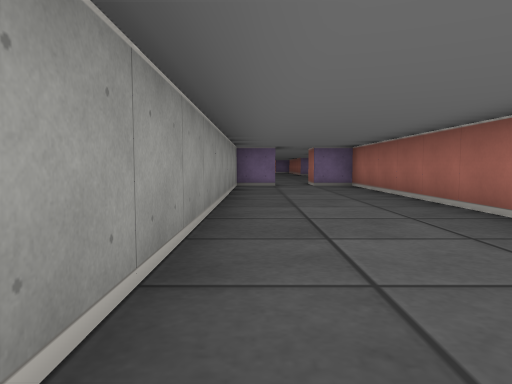
view 1 (above)

24 first-person views from a walk through a cub3D maze. The camera is about half as high as the walls, tilts 4° down and sees 70° across. The floor is counted in squares. Each view is taken from the middle of a square. On the plan, view 1 faces up. The plan holds only what a view shows up to about 9 squares ahead; the rest is blank.

view 2
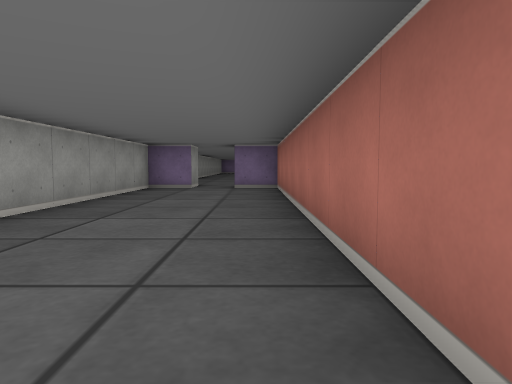

view 3
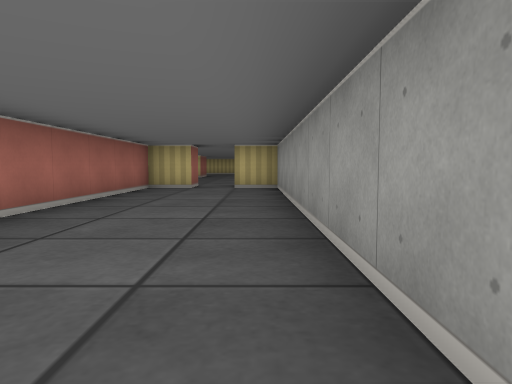

view 4
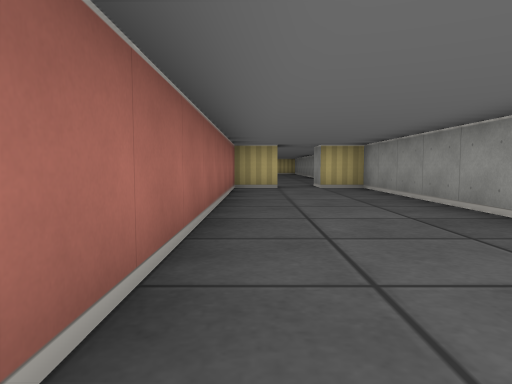

view 5
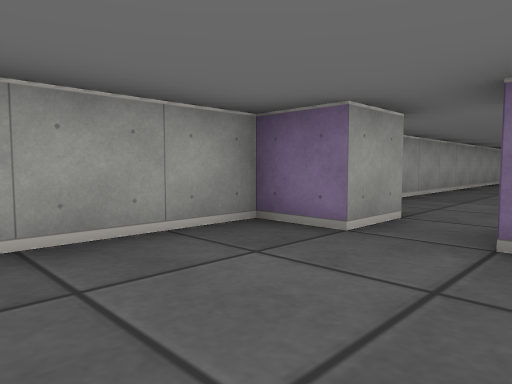

view 6
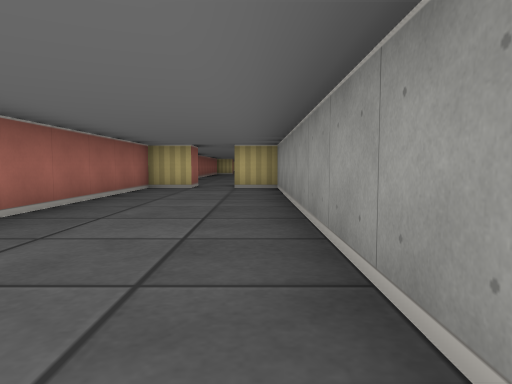

view 7
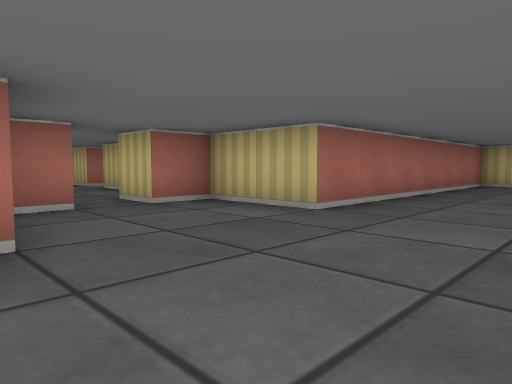

view 8
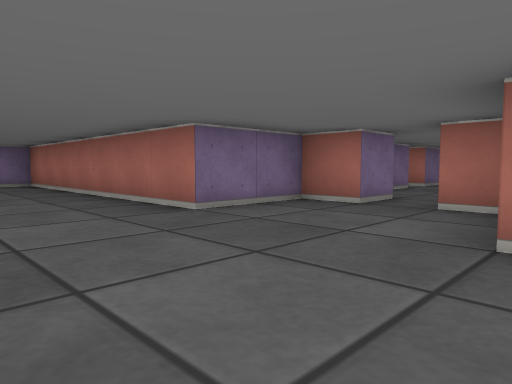

view 9
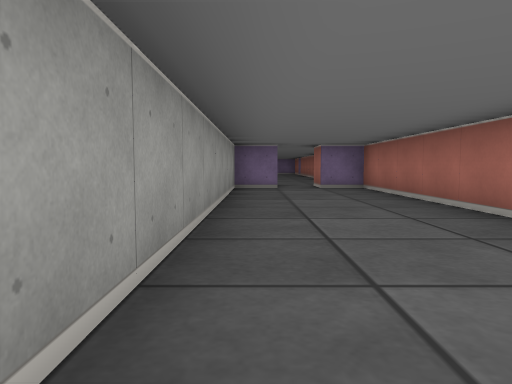

view 10
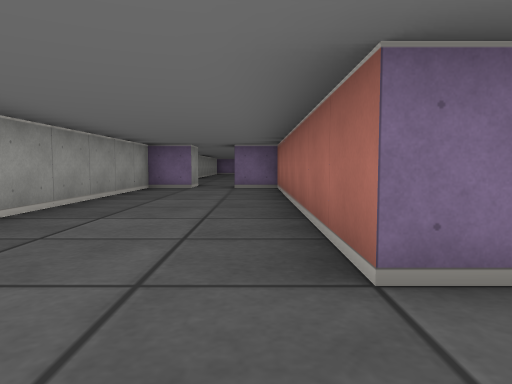

view 11
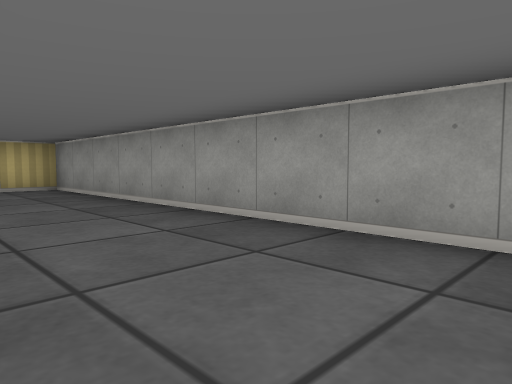

view 12
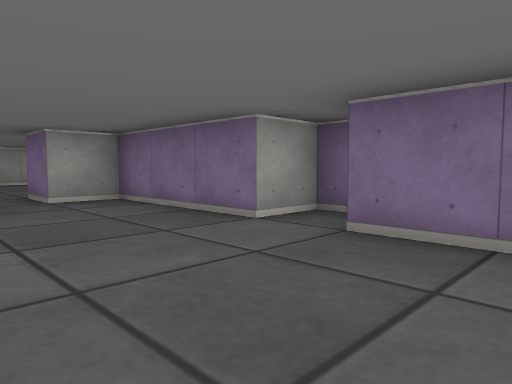

view 13
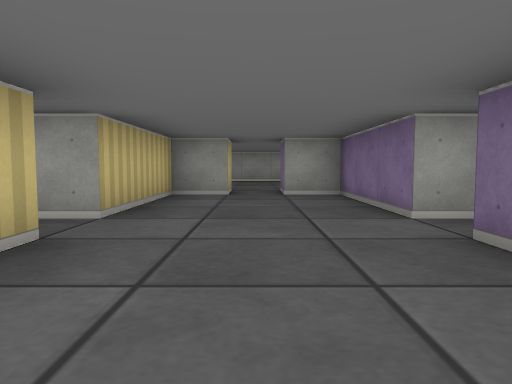

view 14
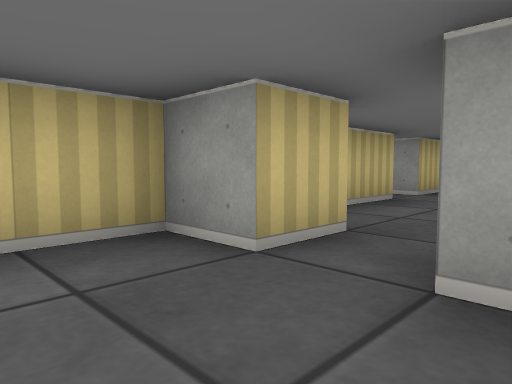

view 15
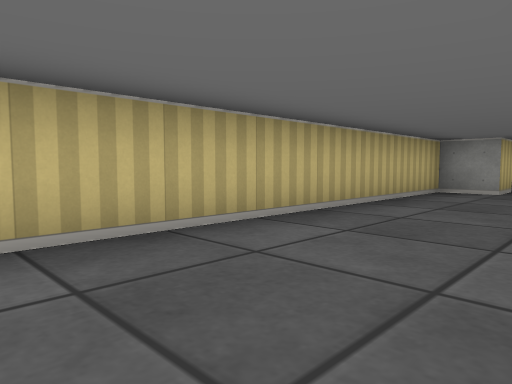

view 16
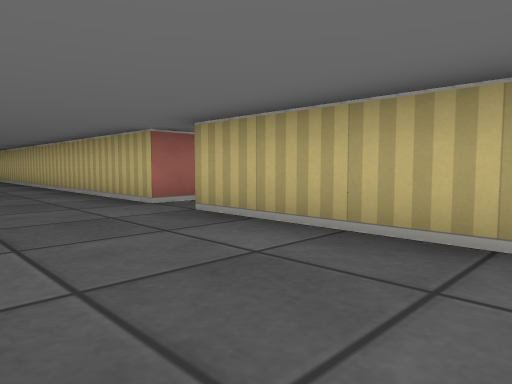

view 17
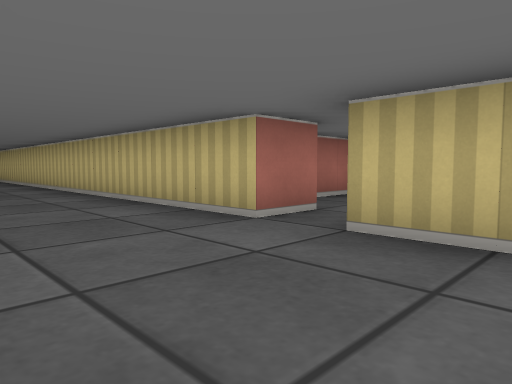

view 18
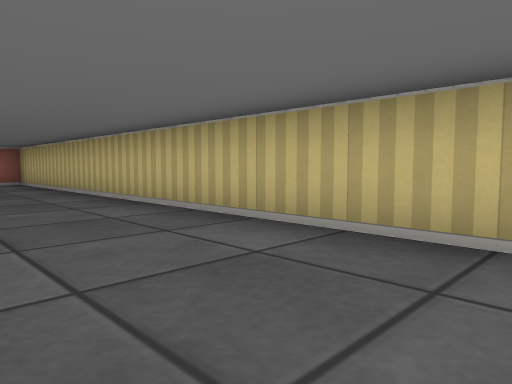

view 19
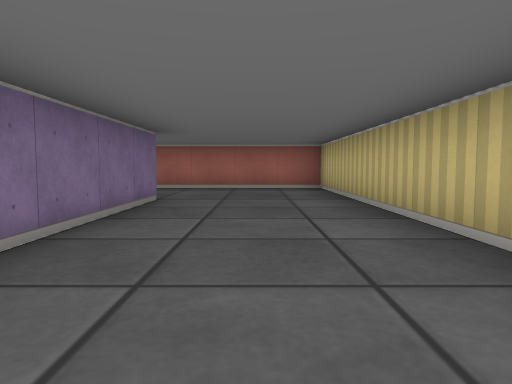

view 20
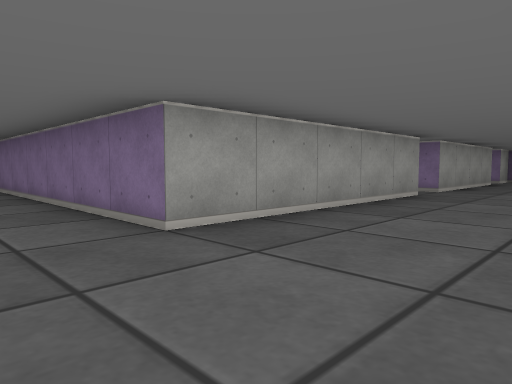

view 21
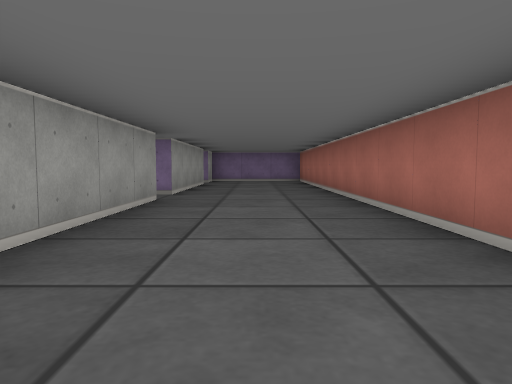

view 22
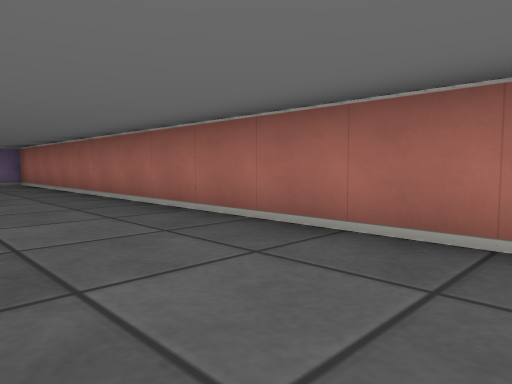

view 23
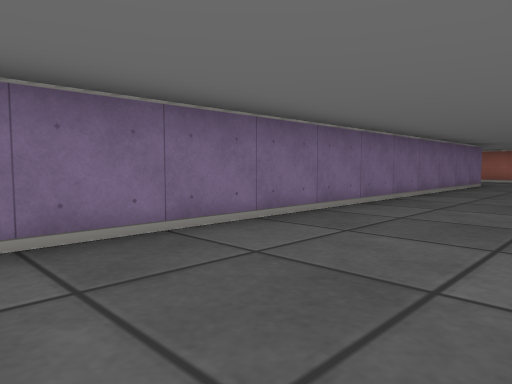

view 24
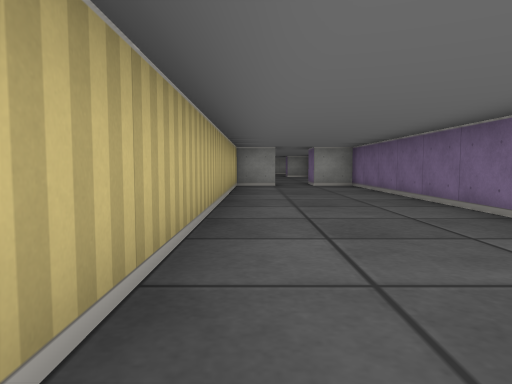

### Floor plan
Points are (right, up) in squares from view 1. A wall is a line through its corners. A room is listed if a view was taken in it or the views show most of it. See-through windows are left out.
Room 1 (views 1, 2, 3, 4, 5)
walls: (1.5, 10) (1.5, 10.5); (0.5, 10.5) (0.5, 9.5) (-0.5, 9.5) (-0.5, -4.5) (0.5, -4.5) (0.5, -5); (1.5, -5) (1.5, -4.5) (2.5, -4.5) (2.5, 9.5) (1.5, 9.5)
ways out: opening at (1, 10) to room 2; opening at (1, -5)
Room 2 (views 6, 7, 8, 9, 10, 11)
walls: (5.5, 19.5) (4.5, 19.5) (4.5, 20.5) (2.5, 20.5) (2.5, 27.5) (1.5, 27.5); (0.5, 27.5) (-0.5, 27.5) (-0.5, 10.5) (0.5, 10.5); (1.5, 10.5) (2.5, 10.5) (2.5, 17.5) (4.5, 17.5) (4.5, 18.5) (5.5, 18.5)
ways out: opening at (1, 10) to room 1; opening at (5, 19) to room 3; opening at (1, 28)
Room 3 (views 12, 13)
walls: (9.4, 17.5) (10.9, 17.5); (10.6, 20.5) (9.5, 20.5); (9, 21.5) (8.5, 21.5) (8.5, 20.5) (5.5, 20.5) (5.5, 19.5); (12.4, 18.5) (13.5, 18.5); (5.5, 18.5) (5.5, 17.5) (8.5, 17.5) (8.5, 16.9)
ways out: opening at (5, 19) to room 2; opening at (13, 19) to room 4
Room 4 (views 14, 15, 16, 17, 18, 19, 20, 21, 22, 23, 24)
walls: (23.5, 17.5) (38.5, 17.5) (38.5, 31.2); (35.5, 25.6) (35.5, 20.5) (25.4, 20.5); (19.5, 20.5) (14, 20.5); (35.5, 29.4) (35.5, 26.5); (13.5, 18.5) (13.5, 17.5) (22.5, 17.5)
ways out: opening at (13, 19) to room 3; opening at (23, 17); opening at (35, 26)

Positions as (right, up) in squares from view 1, and headings:
1: (0, 0), facing up
2: (2, 1), facing up
3: (0, 4), facing down
4: (2, 4), facing down
5: (2, 7), facing up-left
6: (0, 19), facing down
7: (0, 21), facing down-right
8: (0, 17), facing up-right
9: (0, 19), facing up
10: (2, 19), facing up
11: (2, 19), facing down-left
12: (11, 18), facing up-left
13: (12, 19), facing left
14: (15, 20), facing down-left
15: (21, 20), facing down-left
16: (19, 20), facing down-right
17: (21, 20), facing down-right
18: (27, 20), facing down-right
19: (30, 19), facing right
20: (38, 19), facing up-left
21: (37, 20), facing up
22: (36, 21), facing up-right
23: (25, 18), facing up-right
24: (23, 18), facing left
